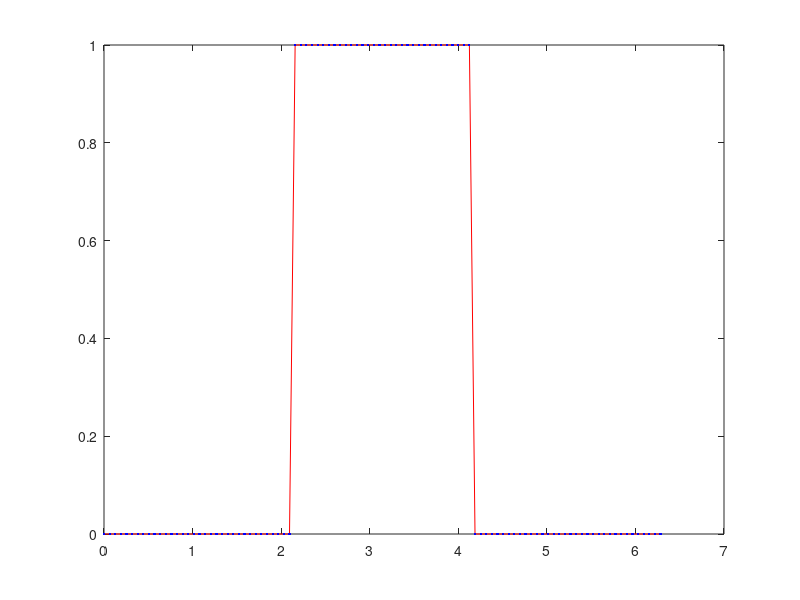

Recreate this plot in MATLAB. (Note: this script raises an error after producing the figure.)
% 1d explicite temperature

% User input
np    = 100;   % number of points in space
nt    = 1000;   % number of points in time
dt    = 1e-3; 
k     = 1;
rho   = 1;
cp    = 1;
x_max = 2*pi;

% Initial condition
X_vec = linspace(0, x_max, np);
%T_vec = sin(X_vec);
T_vec = zeros(size(X_vec));
T_vec(abs(X_vec-x_max/2)<1) = 1;

% Plot initiation
h_fig = figure;
h_ax  = axes(h_fig);
plot(h_ax, X_vec, T_vec, '-r', 'DisplayName', 'Initial condition');
hold(h_ax, 'on');
h_pl = plot(h_ax, X_vec, T_vec, '.b', 'DisplayName', 'Current state');
h_ax.XLim(2) = x_max;
grid(h_ax, 'on')
h_t = title('Step: 0');
legend;

% Time loop
Ind = 2:np-1;
for tstep = 1:nt
    T_vec(Ind) = T_vec(Ind) + dt*k/rho/cp*( ...
        ((T_vec(Ind+1)-T_vec(Ind  ))./(X_vec(Ind+1)-X_vec(Ind  ))) - ...
        ((T_vec(Ind  )-T_vec(Ind-1))./(X_vec(Ind  )-X_vec(Ind-1))) )./ ...
        ((X_vec(Ind+1)-X_vec(Ind-1))/2);

    % Update plot
    h_pl.YData = T_vec;
    h_t.String = ['Step: ', num2str(tstep)];
    drawnow;
end